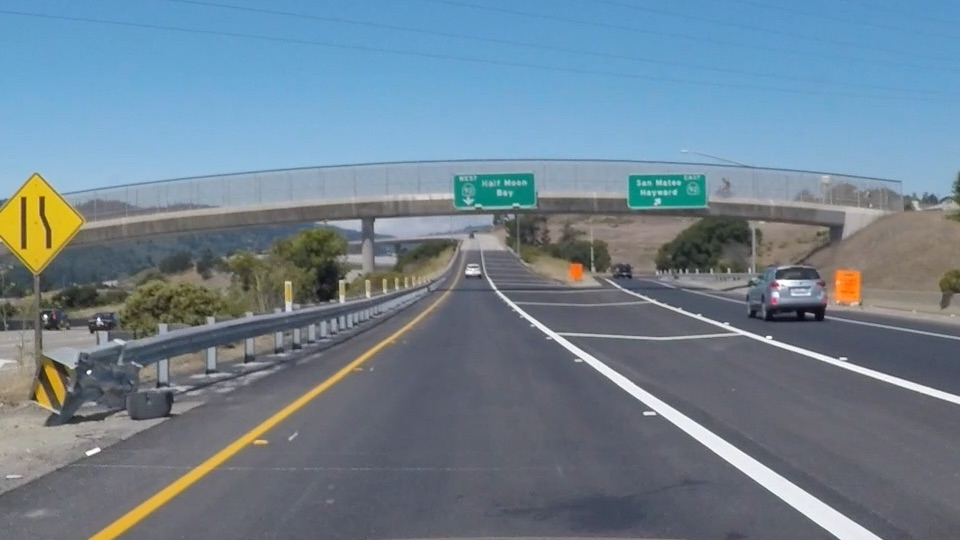
#> input picture Lane Detection/exit-ramp.jpg, 960 x 540 px
$ python canny_edge_detection.py
#> lines starting #> are read from the running program, lines starting #| are printed output that depends on the picture
# -*- coding: utf-8 -*-
"""
Created on Mon Feb 11 22:46:45 2019

@author: akash
"""

import matplotlib.pyplot as plt
import matplotlib.image as imimg
import cv2

image = imimg.imread('exit-ramp.jpg')
#> image is the input picture: shape (540, 960, 3); mean R, G, B 111.3, 130.2, 144.4
plt.imshow(image)

x_size = image.shape[1]
#> x_size = 960
y_size = image.shape[2]
#> y_size = 3

#Converting to GreyScale
gray_img = cv2.cvtColor(image, cv2.COLOR_RGB2GRAY)
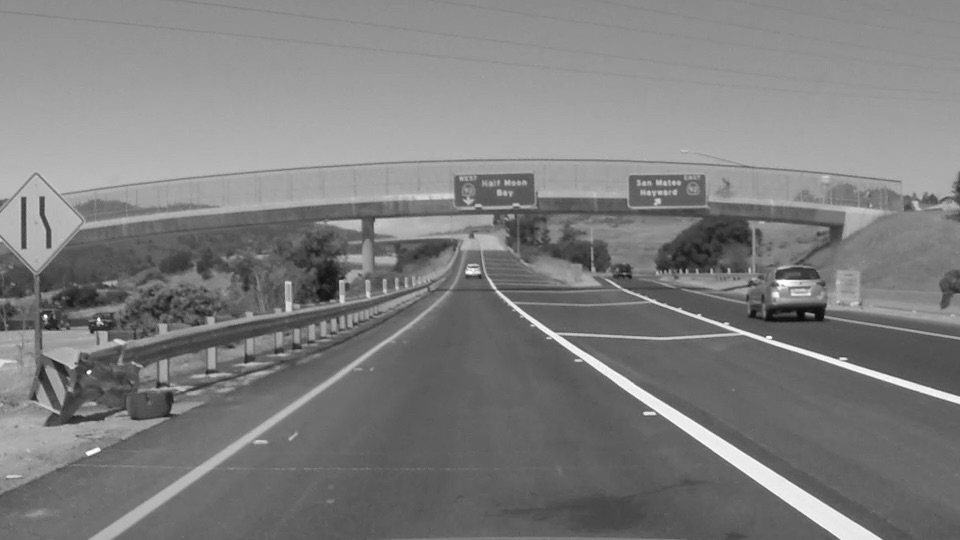
#> gray_img: shape (540, 960); min 7, max 255, mean 126.2
plt.imshow(gray_img, cmap='gray')
plt.show()
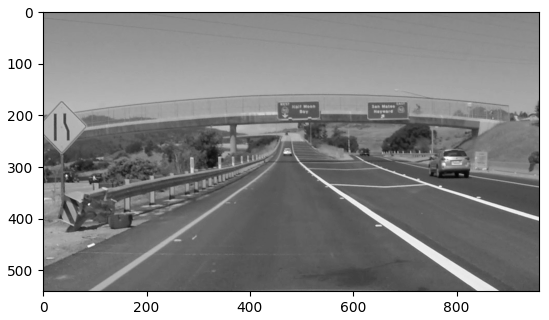
#> figure drawn by matplotlib, 1 panel

#Cleaning Image
kernel_size = 5
#> (the run stopped early here; a loop or call above may not have finished)
